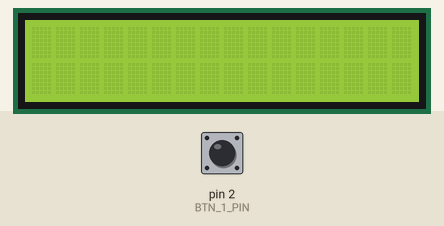
Bench run of a sketch on a simulated Arduino Uno, built with avr-gcc and run on an emulated ATmega328P. Parts: 16×2 character LCD. The test bench sets the inputs (shaded band); at power-on: pin 2 (BTN_1_PIN) HIGH. What the sketch prints to the serial monitor is not drawn.

Above: at 1.2 s.
1.3 s: pin 2 (BTN_1_PIN) pulled LOW for 0.15 s
At 1.8 s:
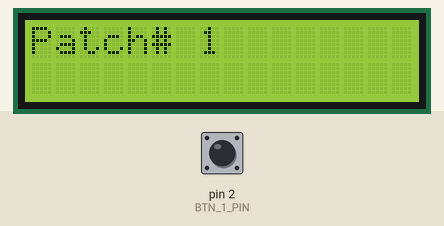
2.9 s: pin 2 (BTN_1_PIN) pulled LOW for 1 s
At 4.2 s:
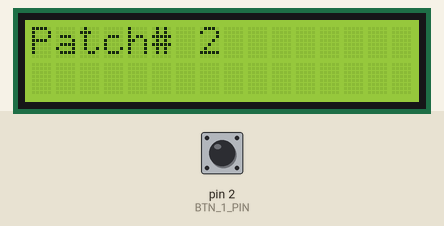
5.4 s: pin 2 (BTN_1_PIN) pulled LOW for 0.15 s
At 6.1 s:
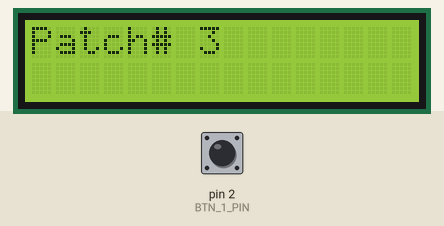
7.0 s: pin 2 (BTN_1_PIN) pulled LOW for 1 s
At 7.3 s:
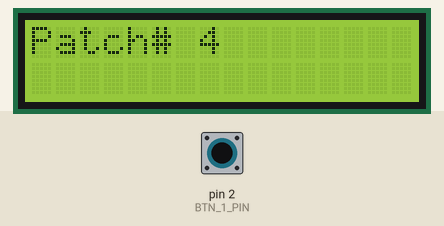
9.5 s: pin 2 (BTN_1_PIN) pulled LOW for 3.2 s
At 10.4 s:
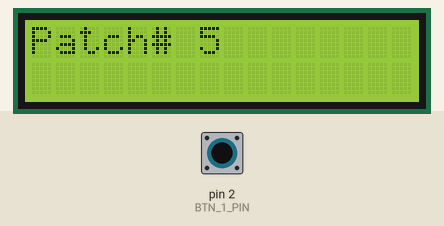
14.2 s: pin 2 (BTN_1_PIN) pulsed LOW 5 times (0.12 s each, 0.3 s apart)
At 16.1 s:
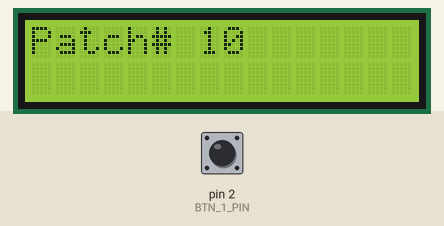
Timing chart, 0 to 17.6 s (numbered marks = the images above; inputs shaded):
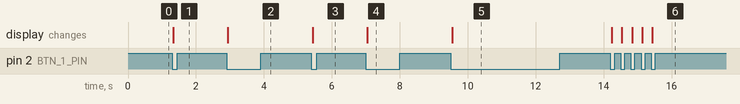

Measured:
- after the input at 1.3 s, the display: changes at once (image 1)
- after the input at 2.9 s, the display: changes at once (image 2)
- after the input at 5.4 s, the display: changes at once (image 3)
- after the input at 7.0 s, the display: changes at once (image 4)
- after the input at 9.5 s, the display: changes at once (image 5)
- after the input at 14.2 s, the display: first changes at once (image 6 shows a later state)

The sketch:

sofie_midi_controller.ino
```cpp
#include <Wire.h>
#include <LiquidCrystal_I2C.h>
#include <Bounce2.h>
// common I2C: 0x27 ou 0x3F
LiquidCrystal_I2C lcd(0x27, 16, 2);
const int BTN_THRESHOLD = 25;
const int BTN_1_PIN = 2;
int i = 0;
Bounce debouncer = Bounce();
void setup() {
  lcd.init();
  lcd.backlight();
  pinMode(BTN_1_PIN, INPUT_PULLUP);
  debouncer.attach(BTN_1_PIN);
  debouncer.interval(BTN_THRESHOLD);
  Serial.begin(31250);
}
void loop() {
  debouncer.update();
  if (debouncer.fell()) {
    lcd.clear();
    i++;
    lcd.setCursor(0, 0);
    lcd.print("Patch# ");
    lcd.print(i);
    Serial.write(0xC0);// Program Change channel 1
    delay(50);
    Serial.write(i);
  }
}
```
